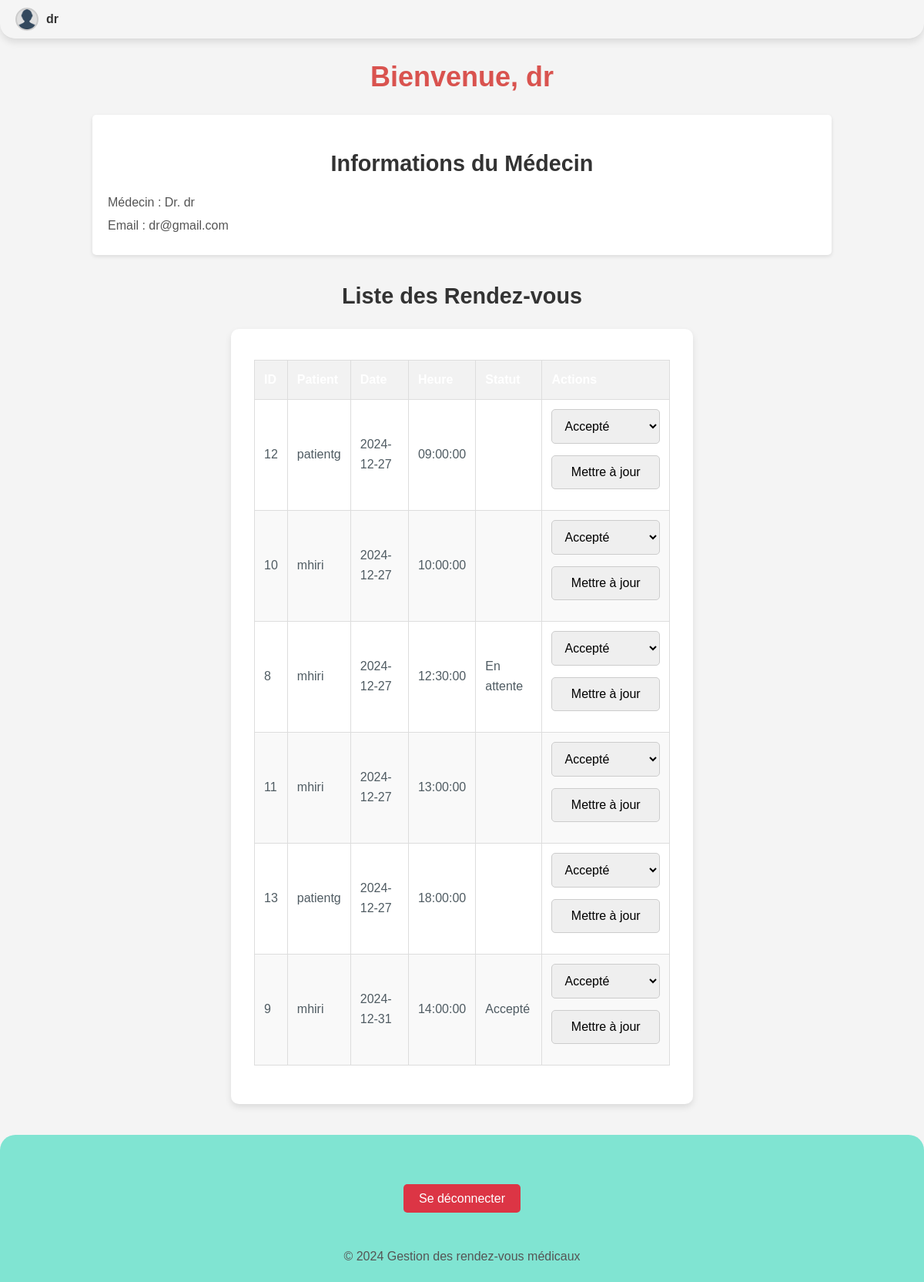
The app's page /dashboard_secretaire.php (signed in) with its own data.
### tables this page shows
CREATE TABLE `secretaires` (
  `id` int(11) NOT NULL,
  `nom` varchar(100) NOT NULL,
  `prenom` varchar(100) NOT NULL,
  `email` varchar(100) NOT NULL,
  `telephone` varchar(20) NOT NULL,
  `password` varchar(255) NOT NULL,
  `medecin_id` int(11) DEFAULT NULL,
  `statut` varchar(50) DEFAULT NULL,
  `acces_secretaire` tinyint(1) DEFAULT 0,
  `medecin_email` varchar(255) DEFAULT NULL
);

CREATE TABLE `medecins` (
  `id` int(11) NOT NULL,
  `nom` varchar(100) NOT NULL,
  `specialite` varchar(100) NOT NULL,
  `password` varchar(255) NOT NULL,
  `email` varchar(100) NOT NULL,
  `acces_secretaire` tinyint(1) DEFAULT 0
);

CREATE TABLE `rdv` (
  `id` int(11) NOT NULL,
  `patient_id` int(11) NOT NULL,
  `secretaire_id` int(11) NOT NULL,
  `medecin_id` int(11) NOT NULL,
  `date_rdv` date NOT NULL,
  `heure_rdv` time NOT NULL,
  `date` date NOT NULL,
  `heure` time DEFAULT NULL,
  `statut` varchar(50) DEFAULT NULL
);

CREATE TABLE `patients` (
  `id` int(11) NOT NULL,
  `nom` varchar(100) NOT NULL,
  `prenom` varchar(100) NOT NULL,
  `email` varchar(100) NOT NULL,
  `telephone` varchar(20) NOT NULL,
  `password` varchar(255) NOT NULL
);

### dashboard_secretaire.php (the view, shortened to what this page needs)
<?php
$conn = new mysqli('localhost', 'root', 'root123', 'gestion_rdv1', 3306);
$query_secretaire = "SELECT nom, medecin_id FROM secretaires WHERE id = ?";
$stmt_secretaire = $conn->prepare($query_secretaire);
$stmt_secretaire->bind_param("i", $_SESSION['secretaire_id']);
$stmt_secretaire->execute();
$result_secretaire = $stmt_secretaire->get_result();
if ($result_secretaire->num_rows > 0) {
    $secretaire = $result_secretaire->fetch_assoc();
    $nom_secretaire = $secretaire['nom'];
    $medecin_id = $secretaire['medecin_id'];
} else {
    $nom_secretaire = "Secrétaire inconnu";
    $medecin_id = null;
}
if ($medecin_id !== null) {
    $query_medecin = "SELECT nom, email FROM medecins WHERE id = ?";
    $stmt_medecin = $conn->prepare($query_medecin);
    $stmt_medecin->bind_param("i", $medecin_id);
    $stmt_medecin->execute();
    $result_medecin = $stmt_medecin->get_result();
    if ($result_medecin->num_rows > 0) {
        $medecin = $result_medecin->fetch_assoc();
        $medecin_nom = $medecin['nom'];
        $medecin_email = $medecin['email'];
    } else {
        $medecin_nom = "Médecin introuvable";
        $medecin_email = "Email introuvable";
    }
} else {
    $medecin_nom = "Aucun médecin associé";
    $medecin_email = "Aucun email disponible";
}
$query_rdv = "SELECT rdv.id, patients.nom AS patient_nom, rdv.date, rdv.heure, rdv.statut
              FROM rdv
              JOIN patients ON rdv.patient_id = patients.id
              WHERE rdv.medecin_id = ?
              ORDER BY rdv.date, rdv.heure";
$stmt_rdv = $conn->prepare($query_rdv);
$stmt_rdv->bind_param("i", $medecin_id);
$stmt_rdv->execute();
$result_rdv = $stmt_rdv->get_result();
?>
<!DOCTYPE html>
<html lang="fr">
<head>
    <link rel="stylesheet" href="styles.css">
</head>
<body>
    <header class="header">
        <div class="profile">
            <img src="icon-profile.png" alt="Icône de Profil" class="profile-icon">
            <span class="profile-name">
                <?php
                echo htmlspecialchars($_SESSION['nom'] . ' ' . ($_SESSION['prenom'] ?? ''));
                ?>
            </span>
        </div>
    </header>
    <main>
        <h1>Bienvenue, <?php echo htmlspecialchars($nom_secretaire); ?></h1>
        <div class="dashboard">
            <div class="info">
                <h2>Informations du Médecin</h2>
                <p>Médecin : Dr. <?php echo htmlspecialchars($medecin_nom); ?></p>
                <p>Email : <?php echo htmlspecialchars($medecin_email); ?></p>
            </div>
            <div class="rdv-section">
                <h2>Liste des Rendez-vous</h2>
                <form method="POST" action="">
                    <table>
                        <thead>
                            <tr>
                                <th>ID</th>
                                <th>Patient</th>
                                <th>Date</th>
                                <th>Heure</th>
                                <th>Statut</th>
                                <th>Actions</th>
                            </tr>
                        </thead>
                        <tbody>
                            <?php
                            if ($result_rdv->num_rows > 0) {
                                while ($row = $result_rdv->fetch_assoc()) {
                                    echo "<tr>";
                                    echo "<td>" . htmlspecialchars($row['id'] ?? '') . "</td>";
                                    echo "<td>" . htmlspecialchars($row['patient_nom']) . "</td>";
                                    echo "<td>" . htmlspecialchars($row['date'] ?? '') . "</td>";
                                    echo "<td>" . htmlspecialchars($row['heure'] ?? '') . "</td>";
                                    echo "<td>" . htmlspecialchars($row['statut'] ?? '') . "</td>";
                                    echo "<td>
                                            <select name='statut'>
                                                <option value='Accepté' " . ($row['statut'] == 'Accepté' ? 'selected' : '') . ">Accepté</option>
                                                <option value='Refusé' " . ($row['statut'] == 'Refusé' ? 'selected' : '') . ">Refusé</option>
                                            </select>
                                            <input type='hidden' name='rdv_id' value='" . htmlspecialchars($row['id']) . "'>
                                            <input type='submit' name='update_rdv' value='Mettre à jour'>
                                        </td>";
                                    echo "</tr>";
                                }
                            }
                            ?>
                        </tbody>
                    </table>
                </form>
            </div>
        </div>
    </main>
    <footer>
        <div class="container">
            <p><a href="logout.php" class="btn-deconnexion">Se déconnecter</a></p>
        </div>
        <p>&copy; 2024 Gestion des rendez-vous médicaux</p>
    </footer>
</body>
</html>

### styles.css (style rules this page uses)
* { margin: 0; padding: 0; box-sizing: border-box; font-family: 'Arial', sans-serif; }
body { background-color: #f9fdf9; color: #4f5b62; line-height: 1.6; padding: 0 20px; }
h2 { font-size: 1.8rem; color: #333; font-weight: 600; margin-top: 20px; text-align: center; }
header { background-color: #80e4d2; color: white; text-align: center; padding: 30px 0; border-radius: 0 0 20px 20px; box-shadow: 0 4px 10px rgba(0, 0, 0, 0.1); }
h2 { font-size: 1.8rem; color: #333; font-weight: 600; margin-top: 20px; }
a { color: #3498db; text-decoration: none; transition: color 0.3s ease; }
form { max-width: 600px; margin: 0 auto; background-color: #fff; padding: 30px; border-radius: 10px; box-shadow: 0 4px 8px rgba(0, 0, 0, 0.1); }
input, select, textarea { width: 100%; padding: 12px; border: 1px solid #ccc; border-radius: 5px; margin-bottom: 15px; font-size: 1rem; }
footer { background-color: #80e4d2; text-align: center; padding: 20px; color: white; border-radius: 20px 20px 0 0; margin-top: 40px; }
footer p { font-size: 1rem; }
header { background-image: url('https://www.example.com/ton_image_sante.jpg'); background-size: cover; background-position: center; }
body { font-family: Arial, sans-serif; background-color: #f4f4f4; margin: 0; padding: 0; }
header { background-color: #80e4d2; color: white; align-items: flex-start; padding: 20px 0; }
table { width: 100%; margin: 20px 0; border-collapse: collapse; }
th, td { padding: 10px; border: 1px solid #ddd; text-align: center; }
th { background-color: #4CAF50; color: white; }
.btn-deconnexion { padding: 10px 20px; background-color: #dc3545; color: white; border: none; border-radius: 5px; font-size: 16px; cursor: pointer; }
h1 { text-align: center; margin-top: 20px; }
.dashboard { width: 80%; margin: 20px auto; }
.info { background-color: #fff; padding: 20px; border-radius: 5px; box-shadow: 0 2px 5px rgba(0, 0, 0, 0.1); }
.info h2 { margin-bottom: 15px; }
.info p { font-size: 16px; margin: 5px 0; }
.rdv-section { margin-top: 30px; }
.rdv-section h2 { margin-bottom: 20px; }
table { width: 100%; border-collapse: collapse; margin-top: 10px; }
table, th, td { border: 1px solid #ddd; }
th, td { padding: 12px; text-align: left; }
th { background-color: #f2f2f2; }
tr:nth-child(even) { background-color: #f9f9f9; }
.container { width: 80%; margin: 0 auto; text-align: center; padding: 50px 0; }
h1 { color: #d9534f; font-size: 36px; }
p { font-size: 18px; color: #555; }
.header { display: flex; justify-content: space-between; align-items: center; padding: 10px 20px; background-color: #f5f5f5; border-bottom: 1px solid #ddd; }
.profile { display: flex; align-items: center; gap: 10px; }
.profile-icon { width: 1%; height: 1%; border-radius: 50%; object-fit: cover; background-color: #e0e0e0; border: 2px solid #ccc; }
.profile-name { font-size: 50px; font-weight: bold; color: #333; }

### dashboard_secretaire.php (style rules this page uses)
.header { display: flex; align-items: center; background-color: #f5f5f5; padding: 10px 20px; border-bottom: 1px solid #ddd; }
.profile { display: flex; align-items: center; gap: 10px; }
.profile-icon { width: 30px; height: 30px; border-radius: 50%; background-color: #e0e0e0; object-fit: cover; }
.profile-name { font-size: 16px; font-weight: bold; color: #333; }

### records on screen
secretaires: nom "dr"
medecins: nom "dr", email "dr@gmail.com"
rdv: id "12", patient.nom "patientg", date "2024-12-27", heure "09:00:00"
rdv: id "10", patient.nom "mhiri", date "2024-12-27", heure "10:00:00"
rdv: id "8", patient.nom "mhiri", date "2024-12-27", heure "12:30:00", statut "En attente"
rdv: id "11", patient.nom "mhiri", date "2024-12-27", heure "13:00:00"
rdv: id "13", patient.nom "patientg", date "2024-12-27", heure "18:00:00"
rdv: id "9", patient.nom "mhiri", date "2024-12-31", heure "14:00:00", statut "Accepté"

### other values on screen
$_SESSION['nom'] . ' ' . ($_SESSION['prenom'] ?? '') "dr"
